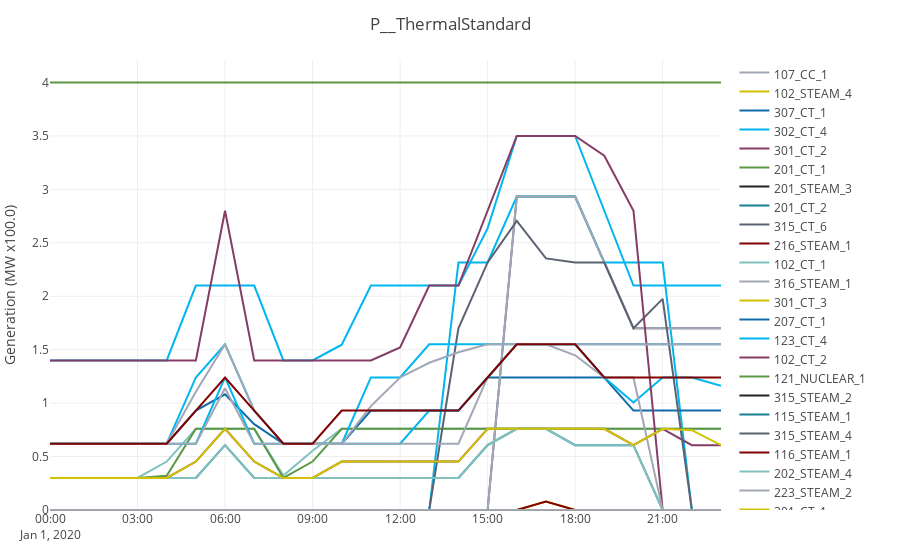

Notebook cell for this chart:
### Code cell
plot_variable(uc_results, :P__ThermalStandard)
